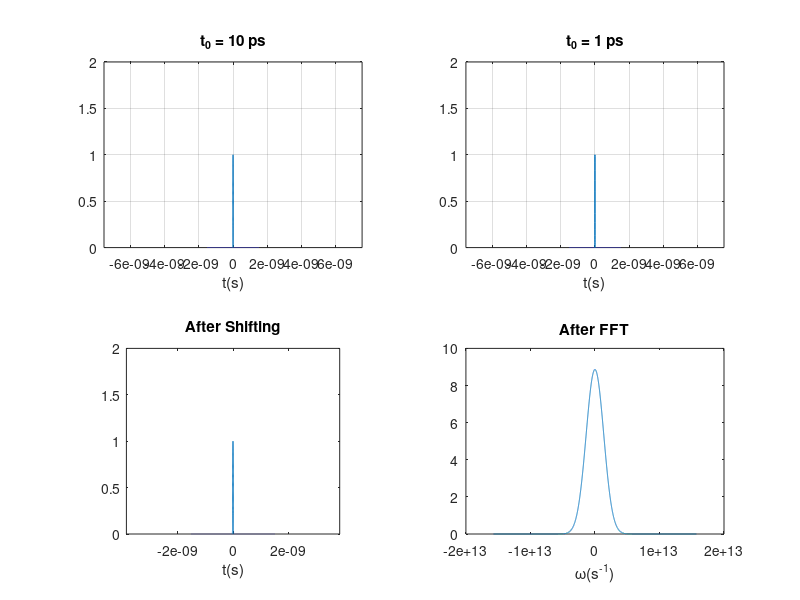

Write the MATLAB code that produced this figure. (Note: this script raises an error after producing the figure.)
clc;
clear;

%     109030012  卓鈺博
%     109030015  朱緯騰
%     109034030  凃光庭

%% Q1Q1Q1Q1Q1Q1Q1Q1Q1Q1Q1Q1Q1Q1Q1Q1Q1Q1Q1Q1Q1Q1Q1Q1Q1Q1Q1Q1Q1Q1Q1Q1Q1Q1Q1Q1Q1Q1Q1Q1Q1Q1

clc; clear;


tmax = 10* 10^ -10;
tmin = -10* 10^ -10;

Fs = 5* 10^ 12;  % resolution (sampling freq.)

t = tmin: 1/ Fs: tmax; 

N = (tmax - tmin)/ (1/ Fs)+ 1; % the number of sampling in freq. domain
df = Fs/ N;
omega = (-N/ 2: N/ 2- 1)* df* 2* pi;

t0_1 = 10* 10^ -12; % t0 = 10ps
t0_2 = 1* 10^ -12; % t0 = 1ps

% generate Gaussian pulse
gp_1 = exp(-(t/ t0_1).^ 2);
gp_2 = exp(-(t/ t0_2).^ 2);

figure(1);
subplot(2, 2, 1);
plot(t, gp_1);
ylim([0, 1.2]);
title('t_0 = 10 ps');
xlabel('t(s)');
subplot(2, 2, 2);
plot(t, gp_2);
ylim([0, 1.2]);
title('t_0 = 1 ps');
xlabel('t(s)');

fft_1 = fftshift(fft(fftshift(gp_1)));
fft_2 = fftshift(fft(fftshift(gp_2)));

subplot(2, 2, 3);
plot(omega, fft_1);
xlim([-0.05e14, 0.05e14]);
ylim([0, 100]);
title('After FFT');
xlabel('\omega(s^{-1})');
subplot(2, 2, 4);
plot(omega, fft_2);
ylim([0, 10]);
title('After FFT');
xlabel('\omega(s^{-1})');

%% Q2Q2Q2Q2Q2Q2Q2Q2Q2Q2Q2Q2Q2Q2Q2Q2Q2Q2Q2Q2Q2Q2Q2Q2Q2Q2Q2Q2Q2Q2Q2Q2Q2Q2Q2Q2Q2Q2Q2Q2Q2Q2

clc; clear;

tmax = 15* 10^ -10;
tmin = -15* 10^ -10;

Fs = 7* 10^ 12;  % resolution (sampling freq.)

t = tmin: 1/ Fs: tmax; 

N = (tmax - tmin)/ (1/ Fs)+ 1; % the number of sampling in freq. domain
df = Fs/ N;
omega = (-N/ 2: N/ 2- 1)* df* 2* pi;


%______________the signal in 1st question________________

t0_1 = 10* 10^ -12; % t0 = 10ps
t0_2 = 1* 10^ -12; % t0 = 1ps

gp_1 = exp(-(t/ t0_1).^ 2);
gp_2 = exp(-(t/ t0_2).^ 2);

figure(1);
subplot(2, 2, 1);
plot(t, gp_1);
title('t_0 = 10 ps');
ylim([0, 2]);
xlim([-3e-11, 3e-11]);
xlabel('t(s)');
grid on;
subplot(2, 2, 2);
plot(t, gp_2);
title('t_0 = 1 ps');
ylim([0, 2]);
xlim([-3e-11, 3e-11]);
xlabel('t(s)');
grid on;

%______________the signal in 1st question________________

t0 = 2e-12;  % time shift
% linear spectral phase
lsp = exp(1i.* omega.* t0);

fft_1_lsp = fftshift(lsp.* fft(fftshift(gp_1)));
fft_2_lsp = fftshift(lsp.* fft(fftshift(gp_2)));

ifft_1 = ifftshift(ifft(ifftshift(fft_1_lsp)));
ifft_2 = ifftshift(ifft(ifftshift(fft_2_lsp)));

subplot(2, 2, 3);
plot(t, ifft_1);
title('After Shifting');
ylim([0, 2]);
xlim([-3e-11, 3e-11]);
xlabel('t(s)');
xline((-2* 10^ -12), '-', 'left shift 2 ps');
grid on;
subplot(2, 2, 4);
plot(t, ifft_2);
title('After Shifting');
ylim([0, 2]);
xlim([-3e-11, 3e-11]);
xlabel('t(s)');
xline((-2e-12), '-', 'left shift 2 ps');
grid on;

%% Q3Q3Q3Q3Q3Q3Q3Q3Q3Q3Q3Q3Q3Q3Q3Q3Q3Q3Q3Q3Q3Q3Q3Q3Q3Q3Q3Q3Q3Q3Q3Q3Q3Q3Q3Q3Q3Q3Q3Q3Q3Q3

clc; clear;

tmax = 0.5* 10^ -10;
tmin = -0.5* 10^ -10;

Fs = 25* 10^ 12;  % resolution (sampling freq.)
dt = 1/ Fs;

t = tmin: 1/ Fs: tmax; 

% square wave
T1 = 2* 10^ -12;
at = 1 .* (t >= -T1 & t <= T1) + 0 .* (t > tmin & t < tmax);


% gaussian pulse
t0 = 1* 10^ -12; % t0 = 1ps
bt = exp(-(t/ t0).^ 2);


subplot(3, 2, 1);
plot(t, at);
title('a(t), Square Wave (T1 = 2ps)');
xlabel('t(s)');
grid on;
subplot(3, 2, 2);
plot(t, bt);
title('b(t), Gaussian Pulse (t_0 = 1 ps)');
xlabel('t(s)');
grid on;

% perform convolution
a_conv_b = conv(at, bt);
y = a_conv_b.* dt;
x = (1: length(y)).* dt- 10* 10^ -11; % shifting 
subplot(3, 2, 3);
plot(x, y, 'r');
title('c(t) = a(t) * b(t)'); 
xlabel('t(s)');
xlim([-5* 10^ -11, 5* 10^ -11])
grid on;


% perform Fourier Transform 
A = fftshift(fft(fftshift(at)));
B = fftshift(fft(fftshift(bt)));

AB = A.* B;
ift_AB = ifftshift(ifft(ifftshift(AB)));

subplot(3, 2, 4);
plot(t, ift_AB.* dt, 'r');
title('c(t) = F^{-1}\{AB\}');
xlabel('t(s)');
grid on;

subplot(3, 2, [5, 6]);
check = y(length(y)/ 4+ 2: 3* length(y)/ 4+ 2) - ift_AB.* dt;
plot(t, check, 'g');
title('a(t) * b(t) - F^{-1}\{AB\}, to prove that two results are the same.');
xlabel('t(s)');
grid on;

%% Q4Q4Q4Q4Q4Q4Q4Q4Q4Q4Q4Q4Q4Q4Q4Q4Q4Q4Q4Q4Q4Q4Q4Q4Q4Q4Q4Q4Q4Q4Q4Q4Q4Q4Q4Q4Q4Q4Q4

clc; clear;

tmax = 900* 10^ -7;
tmin = -900* 10^ -7;

Fs = 0.8* 10^ 8;  % resolution (sampling freq.)
dt = 1/ Fs;

t = tmin: dt: tmax; 

N = (tmax - tmin)/ dt+ 1;
df = Fs/ N;
omega = (-N/ 2: N/ 2- 1)* df;


% gaussian pulse
t0 = 1* 10^ -6; % t0 = 1us
gt = exp(-(t/ t0).^ 2);

% cosine wave
pt = cos(2* pi* 10^ 7.* t);

% r(t)
rt = gt.* pt;


subplot(5, 2, 1);
plot(t, gt);
title('Gaussian Pulse, g(t)');
xlabel('t(s)');
subplot(5, 2, 2);
plot(t, pt);
title('Cosine Wave, p(t)');
xlabel('t(s)');


subplot(5, 2, [3, 4]);
plot(t, rt, 'r');
title('r(t) = g(t)p(t)');
xlabel('t(s)');
% perform F.T.
R = fftshift(fft(fftshift(rt)));
subplot(5, 2, [5, 6]);
plot(omega, R, 'm');
xlim([-3e7 3e7]);
title('R(j\omega)');
xlabel('\omega(s^{-1})');


% perform F.T.
G = fftshift(fft(fftshift(gt)));
P = fftshift(fft(fftshift(pt)));


Ry = conv(G, P)/ N;
Rx = (1: length(Ry)).* df- 8e7;
subplot(5, 2, [7, 8]);
plot(Rx, Ry, 'm');
xlim([-3e7 3e7]); 
title('(1/2\pi) G(j\omega) * P(j\omega)');
xlabel('\omega(s^{-1})');


check = Ry(length(Ry)/ 4+ 1: 3* length(Ry)/ 4+ 1) - R;
subplot(5, 2, [9, 10]);
plot(omega, check, 'g');
xlim([-3e7 3e7]);
title(['(1/2\pi) G(j\omega) * P(j\omega) - R(j\omega), ' ...
    'to prove that two results are the same.']);
xlabel('\omega(s^{-1})');







































